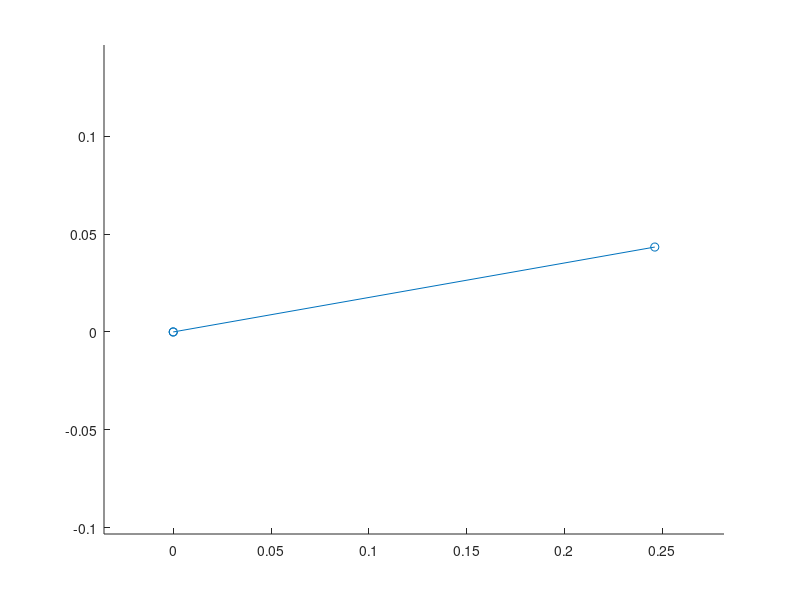

This figure's MATLAB source:
clc; clear;
hold on;
a1=pi/2; a2=0; a3=0; % the angle alpha between z_i?1 and z_i measured about x_i 
t1=pi/18; t2=0; t3=-pi/2; % the angle theta between x_i?1 and x_i measured about z_i?1 
r1=0; r2=.25; r3=.25; %  distance along x_i from O_i to the intersection of the x_i and z_i?1 axes.
d1=.1; d2=0; d3=0; % distance along z_i?1 from O_i?1 to the intersection of the x_i and z_i?1 axes. d_i is variable if joint i is prismatic. 


h1=[cos(t1) -sin(t1)*cos(a1) sin(t1)*sin(a1) r1*cos(t1);sin(t1) cos(t1)*cos(a1) -cos(t1)*sin(a1) r1*sin(t1);0 sin(a1) cos(a1) d1; 0 0 0 1];
h2=[cos(t2) -sin(t2)*cos(a2) sin(t2)*sin(a2) r2*cos(t2);sin(t2) cos(t2)*cos(a2) -cos(t2)*sin(a2) r2*sin(t2);0 sin(a2) cos(a2) d2; 0 0 0 1];
h3=[cos(t3) -sin(t3)*cos(a3) sin(t3)*sin(a3) r3*cos(t3);sin(t3) cos(t3)*cos(a3) -cos(t3)*sin(a3) r3*sin(t3);0 sin(a3) cos(a3) d3; 0 0 0 1];
ho1=[h1];
ho2=[h1*h2];
ho3=[h1*h2*h3];

x=[0 ho1(1,4) ho2(1,4) ho3(1,4)]
y=[0 ho1(2,4) ho2(2,4) ho3(2,4)]
z=[0 ho1(3,4) ho2(3,4) ho3(3,4)]
axis equal
plot3(x,y,z,'o-')
